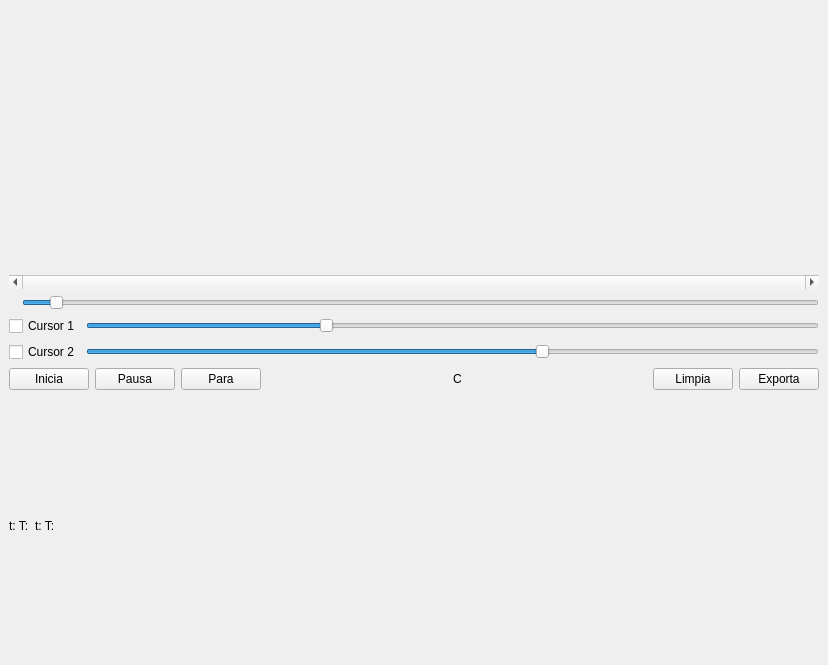
<?xml version="1.0" encoding="UTF-8"?>
<ui version="4.0">
 <class>MainWindow</class>
 <widget class="QMainWindow" name="MainWindow">
  <property name="geometry">
   <rect>
    <x>0</x>
    <y>0</y>
    <width>828</width>
    <height>665</height>
   </rect>
  </property>
  <property name="windowTitle">
   <string>MainWindow</string>
  </property>
  <widget class="QWidget" name="centralwidget">
   <property name="autoFillBackground">
    <bool>false</bool>
   </property>
   <layout class="QVBoxLayout" name="verticalLayout">
    <item>
     <widget class="QwtPlot" name="qwtPlot"/>
    </item>
    <item>
     <widget class="QScrollBar" name="xScroll">
      <property name="minimum">
       <number>60</number>
      </property>
      <property name="maximum">
       <number>60</number>
      </property>
      <property name="pageStep">
       <number>30</number>
      </property>
      <property name="orientation">
       <enum>Qt::Horizontal</enum>
      </property>
     </widget>
    </item>
    <item>
     <layout class="QHBoxLayout" name="horizontalLayout_2">
      <item>
       <widget class="QLabel" name="lblZoom">
        <property name="text">
         <string/>
        </property>
       </widget>
      </item>
      <item>
       <widget class="QSlider" name="scWinLength">
        <property name="minimum">
         <number>10</number>
        </property>
        <property name="maximum">
         <number>600</number>
        </property>
        <property name="singleStep">
         <number>10</number>
        </property>
        <property name="pageStep">
         <number>60</number>
        </property>
        <property name="value">
         <number>30</number>
        </property>
        <property name="orientation">
         <enum>Qt::Horizontal</enum>
        </property>
        <property name="invertedAppearance">
         <bool>false</bool>
        </property>
        <property name="invertedControls">
         <bool>false</bool>
        </property>
       </widget>
      </item>
     </layout>
    </item>
    <item>
     <layout class="QHBoxLayout" name="horizontalLayout_3">
      <item>
       <widget class="QCheckBox" name="cCursor1">
        <property name="text">
         <string>Cursor 1</string>
        </property>
       </widget>
      </item>
      <item>
       <widget class="QSlider" name="sCursor1">
        <property name="maximum">
         <number>1000</number>
        </property>
        <property name="value">
         <number>325</number>
        </property>
        <property name="orientation">
         <enum>Qt::Horizontal</enum>
        </property>
       </widget>
      </item>
     </layout>
    </item>
    <item>
     <layout class="QHBoxLayout" name="horizontalLayout_4">
      <item>
       <widget class="QCheckBox" name="cCursor2">
        <property name="text">
         <string>Cursor 2</string>
        </property>
       </widget>
      </item>
      <item>
       <widget class="QSlider" name="sCursor2">
        <property name="maximum">
         <number>1000</number>
        </property>
        <property name="value">
         <number>625</number>
        </property>
        <property name="orientation">
         <enum>Qt::Horizontal</enum>
        </property>
       </widget>
      </item>
     </layout>
    </item>
    <item>
     <layout class="QHBoxLayout" name="horizontalLayout">
      <item>
       <widget class="QPushButton" name="bStart">
        <property name="text">
         <string>Inicia</string>
        </property>
       </widget>
      </item>
      <item>
       <widget class="QPushButton" name="bPause">
        <property name="text">
         <string>Pausa</string>
        </property>
        <property name="checkable">
         <bool>true</bool>
        </property>
       </widget>
      </item>
      <item>
       <widget class="QPushButton" name="bStop">
        <property name="text">
         <string>Para</string>
        </property>
       </widget>
      </item>
      <item>
       <spacer name="horizontalSpacer_2">
        <property name="orientation">
         <enum>Qt::Horizontal</enum>
        </property>
        <property name="sizeHint" stdset="0">
         <size>
          <width>40</width>
          <height>20</height>
         </size>
        </property>
       </spacer>
      </item>
      <item>
       <widget class="QLabel" name="lActual">
        <property name="text">
         <string>C</string>
        </property>
       </widget>
      </item>
      <item>
       <spacer name="horizontalSpacer">
        <property name="orientation">
         <enum>Qt::Horizontal</enum>
        </property>
        <property name="sizeHint" stdset="0">
         <size>
          <width>40</width>
          <height>20</height>
         </size>
        </property>
       </spacer>
      </item>
      <item>
       <widget class="QPushButton" name="bClear">
        <property name="text">
         <string>Limpia</string>
        </property>
       </widget>
      </item>
      <item>
       <widget class="QPushButton" name="bExport">
        <property name="text">
         <string>Exporta</string>
        </property>
       </widget>
      </item>
     </layout>
    </item>
    <item>
     <layout class="QHBoxLayout" name="horizontalLayout_5">
      <item>
       <widget class="QLabel" name="lCursor1">
        <property name="text">
         <string>t: T:</string>
        </property>
       </widget>
      </item>
      <item>
       <widget class="QLabel" name="lCursor2">
        <property name="text">
         <string>t: T:</string>
        </property>
       </widget>
      </item>
      <item>
       <spacer name="horizontalSpacer_3">
        <property name="orientation">
         <enum>Qt::Horizontal</enum>
        </property>
        <property name="sizeHint" stdset="0">
         <size>
          <width>40</width>
          <height>20</height>
         </size>
        </property>
       </spacer>
      </item>
      <item>
       <widget class="QLabel" name="lDiff">
        <property name="text">
         <string/>
        </property>
       </widget>
      </item>
     </layout>
    </item>
   </layout>
   <zorder>qwtPlot</zorder>
   <zorder>horizontalLayoutWidget</zorder>
   <zorder>horizontalLayoutWidget</zorder>
   <zorder>horizontalLayoutWidget_2</zorder>
   <zorder>horizontalLayoutWidget_3</zorder>
   <zorder>lblZoom</zorder>
   <zorder>horizontalLayoutWidget_4</zorder>
   <zorder>xScroll</zorder>
   <zorder>horizontalLayoutWidget_2</zorder>
   <zorder>horizontalLayoutWidget_5</zorder>
  </widget>
 </widget>
 <customwidgets>
  <customwidget>
   <class>QwtPlot</class>
   <extends>QFrame</extends>
   <header>qwt_plot.h</header>
  </customwidget>
 </customwidgets>
 <resources/>
 <connections/>
</ui>
